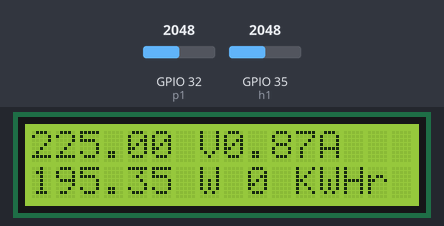
A sketch run on a simulated ESP32. On the bench: 16×2 character LCD. The test bench sets the inputs (shaded band); at power-on: GPIO 32 (p1) = 2048, GPIO 35 (h1) = 2048. WiFi joins after 1.5 s; servers stay silent unless stated; what the sketch prints to the serial monitor is not drawn.

Above: at 8.8 s.

The sketch:

code.ino
```cpp
//reads from p1, v,h1
#include <WiFi.h>
#include "ThingSpeak.h"
#include <Firebase_ESP_Client.h>
#include "addons/TokenHelper.h"
#include <Wire.h>
#include <LiquidCrystal_I2C.h>
#include "addons/RTDBHelper.h"
LiquidCrystal_I2C lcd(0x27, 16, 2);
const char* ssid = "bhupendra";
const char* password = "aayein123";
WiFiClient  client;
#define API_KEY "AIzaSyBra-79seiDYiDe0HNiWusepfIFrV4T1sk"
#define DATABASE_URL "https://powertheft-47a45-default-rtdb.asia-southeast1.firebasedatabase.app/"
FirebaseData fbdo;
FirebaseAuth auth;
FirebaseConfig config;
unsigned long myChannelNumber = 2581352;
const char * myWriteAPIKey = "TAZ3A9PURRCODWTF";

void setup() {
  Serial.begin(115200);
  pinMode(32,INPUT); //p1
  pinMode(34,INPUT); //v
  pinMode(35,INPUT); //h1
  if(WiFi.status() != WL_CONNECTED){
    Serial.print("Attempting to connect");
    while(WiFi.status() != WL_CONNECTED){
      WiFi.begin(ssid, password);
      delay(5000);
    }
    Serial.println("\nConnected.");
  }
  ThingSpeak.begin(client);
  config.api_key = API_KEY;

  config.database_url = DATABASE_URL;
    if (Firebase.signUp(&config, &auth, "", "")){
    Serial.println("ok");

  }
  else{
    Serial.printf("%s\n", config.signer.signupError.message.c_str());
  }


  config.token_status_callback = tokenStatusCallback;

  Firebase.begin(&config, &auth);
  Firebase.reconnectWiFi(true);
  lcd.init();
  lcd.backlight();
  lcd.clear();

}

float currents[2];
float voltage;
float power[2];
float maxc;
int maxv;
int unit[2];
void loop() {

  readCurrents();
  //readVoltage();
  voltage = 225;
  sendTofb(voltage,"voltage/voltage1");
  cpower();

  sendtoTs(power[0],1);
  delay(1000);
  sendtoTs(power[1],3);

  sendTofb(power[0],"power/pole1");
  delay(500);
  sendTofb(power[1],"power/home1");
  updatelcd();
  sendTofb(unit[0],"units/pole1");
  sendTofb(unit[1],"units/home1");
  delay(2000);
}
float val;
void readCurrents(){
maxc = 0;
  for(int i = 0;i<5000;i++){

    val = analogRead(32);
    if(val>maxc){
      maxc = val;
    }
  }
  maxc = maxc - 2980;
  maxc = maxc/190;
  maxc = 0.177*maxc;
  currents[0] = fabsf(maxc);
  maxc = 0;
  for(int i = 0;i<5000;i++){

    val = analogRead(35);
    if(val>maxc){
      maxc = val;
    }
  }
  maxc = maxc - 2980;
  maxc = maxc/190;
  maxc = 0.177*maxc;
  currents[1] = fabsf(maxc);

}


void readVoltage(){
  maxv = 0;
  for(int i = 0;i<100;i++){
    int val = analogRead(34);
    if(val>maxv){
      maxv = val;
    }
  }
  voltage = maxv;
}

void cpower(){
  power[0] = voltage*currents[0];
  power[1] = voltage*currents[1];
  unit[0] = unit[0] + power[0]/3600000;
  unit[1] = unit[1] + power[1]/3600000;
}

void sendtoTs(int x,int y){
  int response = ThingSpeak.writeField(myChannelNumber, y, x, myWriteAPIKey);
  if(response == 200){
      Serial.println("Channel update successful.");
    }
    else{
      Serial.println("Problem updating channel. HTTP error code " + String(x));
    }
}

void sendTofb(float x,String y){
  if (Firebase.RTDB.setInt(&fbdo, y, x)){
      Serial.println("PASSED");
      Serial.println("PATH: " + fbdo.dataPath());
      Serial.println("TYPE: " + fbdo.dataType());
    }
    else {
      Serial.println("FAILED");
      Serial.println("REASON: " + fbdo.errorReason());
    }
}

void updatelcd(){
  String one = String(voltage) + " V" + String(currents[0]) + "A";
  String two = String(power[1]) + " W " + String(unit[1]) + " KWHr";
  lcd.clear();
  lcd.setCursor(0,0);
  lcd.print(one);
  lcd.setCursor(0,1);
  lcd.print(two);
}
```
